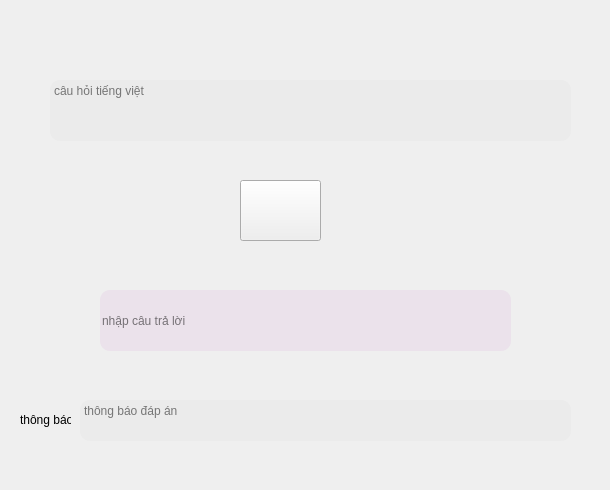
    <widget class="QWidget" name="tab_2">
     <attribute name="title">
      <string>nói</string>
     </attribute>
     <widget class="QStackedWidget" name="stackednoi">
      <property name="geometry">
       <rect>
        <x>10</x>
        <y>10</y>
        <width>591</width>
        <height>471</height>
       </rect>
      </property>
      <property name="currentIndex">
       <number>0</number>
      </property>
      <widget class="QWidget" name="page_4">
       <widget class="QTextEdit" name="text_vi_noi_2">
        <property name="geometry">
         <rect>
          <x>40</x>
          <y>70</y>
          <width>521</width>
          <height>61</height>
         </rect>
        </property>
        <property name="mouseTracking">
         <bool>true</bool>
        </property>
        <property name="styleSheet">
         <string notr="true">border-radius: 10px;
color: black;
background: rgba(231, 231, 231, 0.5);
</string>
        </property>
        <property name="placeholderText">
         <string>câu hỏi tiếng việt</string>
        </property>
       </widget>
       <widget class="QLineEdit" name="tl_noi_2">
        <property name="geometry">
         <rect>
          <x>90</x>
          <y>280</y>
          <width>411</width>
          <height>61</height>
         </rect>
        </property>
        <property name="styleSheet">
         <string notr="true">border-radius: 10px;
color: black;
background: rgba(231, 212, 231, 0.5);
</string>
        </property>
        <property name="text">
         <string/>
        </property>
        <property name="placeholderText">
         <string>nhập câu trả lời</string>
        </property>
       </widget>
       <widget class="QTextEdit" name="tbao_noi_2">
        <property name="geometry">
         <rect>
          <x>70</x>
          <y>390</y>
          <width>491</width>
          <height>41</height>
         </rect>
        </property>
        <property name="mouseTracking">
         <bool>true</bool>
        </property>
        <property name="styleSheet">
         <string notr="true">border-radius: 10px;
color: black;
background: rgba(231, 231, 231, 0.5);
</string>
        </property>
        <property name="placeholderText">
         <string>thông báo đáp án</string>
        </property>
       </widget>
       <widget class="QLabel" name="label_4">
        <property name="geometry">
         <rect>
          <x>10</x>
          <y>400</y>
          <width>51</width>
          <height>20</height>
         </rect>
        </property>
        <property name="text">
         <string>thông báo</string>
        </property>
       </widget>
       <widget class="QPushButton" name="pushButton_10">
        <property name="geometry">
         <rect>
          <x>230</x>
          <y>170</y>
          <width>81</width>
          <height>61</height>
         </rect>
        </property>
        <property name="styleSheet">
         <string notr="true">

QPushButton:hover {
    background-color: rgb(170, 255, 0);
}</string>
        </property>
        <property name="text">
         <string/>
        </property>
        <property name="icon">
         <iconset resource="anh/GHI.qrc">
          <normaloff>:/newPrefix/ghiam.png</normaloff>:/newPrefix/ghiam.png</iconset>
        </property>
        <property name="iconSize">
         <size>
          <width>50</width>
          <height>50</height>
         </size>
        </property>
       </widget>
      </widget>
     </widget>
    </widget>
